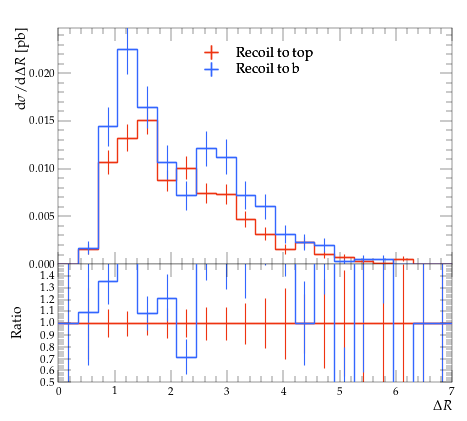

This chart was generated by the following Python code:
#! /usr/bin/env python

# This Python script was auto-generated using YODA v2.0.2.
# Analysis object: /MC_TTBAR/onelep_jetl_1_jetl_2_dR
# Timestamp: 31-07-2026 (12:23:23)

import matplotlib as mpl
import matplotlib.pyplot as plt
mpl.use('Agg') # comment out for interactive use
import os
import numpy as np

plotDir = os.path.split(os.path.realpath(__file__))[0]
if 'YODA_USER_PLOT_PATH' in globals():
    plot_outdir = globals()['YODA_USER_PLOT_PATH']
else:
    plot_outdir = plotDir

#plot style
plt.style.use(os.path.join(plotDir, '../default.mplstyle'))
# plot metadata
figW, figH = plt.rcParams['figure.figsize']
ax_xLabel = r'$\Delta R$'
ax_yLabel = r'$\mathrm{d}\sigma/\mathrm{d}\Delta R$ [pb]'
ax_title  = r''
ax_xScale = 'linear'
ax_yScale = 'linear'
xLims = (0.0, 7.0)
yLims = (0.0, 0.024756545)

# TeX-friendly labels for the legend
labels = {
    'legend' : ([ r"Recoil to top", r"Recoil to b" ], r""),
}

# Adjust canvas width and height
canvasW = 10.0
canvasH = 9.0
figW *= canvasW/10.
figH *= canvasH/9.

# Create figure and axis objects
fig, (ax, ratio0_ax) = plt.subplots(2, 1, sharex=True,
                  figsize=(figW,figH), gridspec_kw={'height_ratios': (6.0, 3.0)})

# Set figure margins
plt.subplots_adjust(
    left   = 1.0 * plt.rcParams['figure.subplot.left'],
    right  = 1.0 * plt.rcParams['figure.subplot.right'],
    top    = 1.0 * plt.rcParams['figure.subplot.top'],
    bottom = 1.0 * plt.rcParams['figure.subplot.bottom'])

ratio0_ax.yaxis.set_major_locator(mpl.ticker.MultipleLocator(0.1))
ratio0_ax.set_ylim(0.5, 1.4999)
ratio0_ax.set_ylabel('Ratio')

# the numerical data is stored in a separate file
dataf = dict()
prefix = os.path.split(__file__)[0]
if prefix:    prefix = prefix + '/'
exec(open(prefix+'onelep_jetl_1_jetl_2_dR__data.py').read(), dataf)


legend_handles = dict() # keep track of handles for the legend

# style options for curves
# starts at zorder>=5 to draw curve on top of legend
styles = {
  'recoil_t': {
    'color' : '#EE3311',
    'linestyle' : '-',
    'linewidth' : 1,
    'marker' : 'none',
    'markersize' : 2,
    'capsize' : 0.0,
    'zorder' : 5,
    'histstyle' : 1,
    'drawstyle' : 'steps-pre',
    'xerrorbars' : 1,
    'yerrorbars' : 1,
    'fillcolor' : None,
    'fillopacity' : 1.0,
    'ratio0_linestyle' : '-',
    'ratio0_linewidth' : 1,
    'ratio0_marker' : 'none',
    'ratio0_markersize' : 2,
    'ratio0_capsize' : 0.0,
    'ratio0_zorder' : 5,
    'ratio0_histstyle' : 1,
    'ratio0_drawstyle' : 'steps-pre',
    'ratio0_xerrorbars' : 1,
    'ratio0_yerrorbars' : 1,
  },
  'recoil_b': {
    'color' : '#3366FF',
    'linestyle' : '-',
    'linewidth' : 1,
    'marker' : 'none',
    'markersize' : 2,
    'capsize' : 0.0,
    'zorder' : 6,
    'histstyle' : 1,
    'drawstyle' : 'steps-pre',
    'xerrorbars' : 1,
    'yerrorbars' : 1,
    'fillcolor' : None,
    'fillopacity' : 1.0,
    'ratio0_linestyle' : '-',
    'ratio0_linewidth' : 1,
    'ratio0_marker' : 'none',
    'ratio0_markersize' : 2,
    'ratio0_capsize' : 0.0,
    'ratio0_zorder' : 6,
    'ratio0_histstyle' : 1,
    'ratio0_drawstyle' : 'steps-pre',
    'ratio0_xerrorbars' : 1,
    'ratio0_yerrorbars' : 1,
  },
}

# curve from input yoda files in main panel
for label, yvals in dataf['yvals'].items():
    if all(np.isnan(v) for v in dataf['yvals'][label]):
        continue
    tmp = None
    if styles[label]['histstyle']: # draw as histogram
        xpos = dataf['xedges'][label] if styles[label]['drawstyle'] else dataf['xpoints'][label]
        ypos = np.insert(yvals, 0, yvals[0]) if styles[label]['drawstyle'] else yvals
        if styles[label]['fillcolor']: # fill area below curve
            ax.fill_between(xpos, ypos, step='pre',
                            color=styles[label]['fillcolor'],
                            alpha=styles[label]['fillopacity'])
        tmp, = ax.plot(xpos, ypos,
                       color=styles[label]['color'],
                       linestyle=styles[label]['linestyle'],
                       linewidth=styles[label]['linewidth'],
                       drawstyle=styles[label]['drawstyle'], solid_joinstyle='miter',
                       zorder=styles[label]['zorder'], label=label)
    tmp = ax.errorbar(dataf['xpoints'][label], yvals,
                      xerr=np.array(dataf['xerrs'][label])*styles[label]['xerrorbars'],
                      yerr=np.array(dataf['yerrs'][label])*styles[label]['yerrorbars'],
                      fmt=styles[label]['marker'], capsize=styles[label]['capsize'],
                      markersize=styles[label]['markersize'],
                      ecolor=styles[label]['color'],
                      color=styles[label]['color'], zorder=styles[label]['zorder'])
    tmp[-1][0].set_linestyle(styles[label]['linestyle'])
    tmp[-1][0].set_linewidth(styles[label]['linewidth'])
    if label in dataf['add_legend_handle']:  legend_handles[label] = tmp
    for varLabel in dataf['variation_yvals'].keys():
        if varLabel.startswith(label):
            tmp, = ax.plot(dataf['xedges'][label], dataf['variation_yvals'][varLabel],
                           color=styles[label]['color'],
                           linestyle=styles[label]['linestyle'],
                           linewidth=styles[label]['linewidth'],
                           drawstyle='steps-pre', solid_joinstyle='miter',
                           zorder=styles[label]['zorder'], alpha=0.5)


# plots on ratio panel
# curve from input yoda files in ratio panel
for label, yvals in dataf['ratio0_yvals'].items():
    if all(np.isnan(v) for v in yvals):
        continue
    if styles[label]['ratio0_histstyle']: # plot as histogram
        xpos = dataf['xedges']['recoil_t'] if styles[label]['ratio0_drawstyle'] else dataf['xpoints']['recoil_t']
        ypos = np.insert(yvals, 0, yvals[0]) if styles[label]['ratio0_drawstyle'] else yvals
        ratio0_ax.plot(xpos, ypos,
                       color=styles[label]['color'],
                       linewidth=styles[label]['linewidth'],
                       linestyle=styles[label]['ratio0_linestyle'],
                       drawstyle=styles[label]['ratio0_drawstyle'], zorder=styles[label]['zorder'],
                       solid_joinstyle='miter')
    tmp = ratio0_ax.errorbar(dataf['xpoints']['recoil_t'], yvals,
                             xerr=np.array(dataf['ref_xerrs'])*styles[label]['ratio0_xerrorbars'],
                             yerr=np.array(dataf['ratio0_yerrs'][label])*styles[label]['ratio0_yerrorbars'],
                             fmt=styles[label]['ratio0_marker'], capsize=styles[label]['ratio0_capsize'],
                             markersize=styles[label]['ratio0_markersize'],
                             ecolor=styles[label]['color'],
                             color=styles[label]['color'])
    tmp[-1][0].set_linestyle(styles[label]['ratio0_linestyle'])
    tmp[-1][0].set_linewidth(styles[label]['ratio0_linewidth'])

    for varlabel in dataf['ratio0_variation_vals'].keys():
        if varlabel.startswith(label):
            ratio0_ax.plot(dataf['xedges']['recoil_t'],
                            dataf['ratio0_variation_vals'][varlabel],
                            color=styles[label]['color'],
                            linestyle=styles[label]['linestyle'],
                            linewidth=styles[label]['linewidth'],
                            drawstyle='steps-pre', solid_joinstyle='miter',
                            zorder=1, alpha=0.5)

legend_items = list(legend_handles.values())
ax.add_artist(ax.legend(legend_items,
                        labels['legend'][0],
                        title=labels['legend'][1],
                        alignment='left',
                        loc='upper center',
                        bbox_to_anchor=(0.5, 0.97)))

# set plot metadata as defined above
ratio0_ax.set_xlabel(ax_xLabel)
ratio0_ax.xaxis.set_label_coords(1., -0.15)
ax.set_ylabel(ax_yLabel, ha='right', va='top')
ax.yaxis.set_label_coords(-0.11, 1.0)
ax.set_title(ax_title, loc='left')
ax.set_xscale(ax_xScale)
ax.set_yscale(ax_yScale)
ax.set_xlim(xLims)
ax.set_ylim(yLims)

# tick formatting
plt.rcParams['xtick.top'] = True
plt.rcParams['ytick.right'] = True
fig.align_ylabels((ax, ratio0_ax))
plt.savefig(os.path.join(plot_outdir, 'onelep_jetl_1_jetl_2_dR.pdf'), format='PDF')
plt.savefig(os.path.join(plot_outdir, 'onelep_jetl_1_jetl_2_dR.png'), format='PNG')

plt.close(fig)
